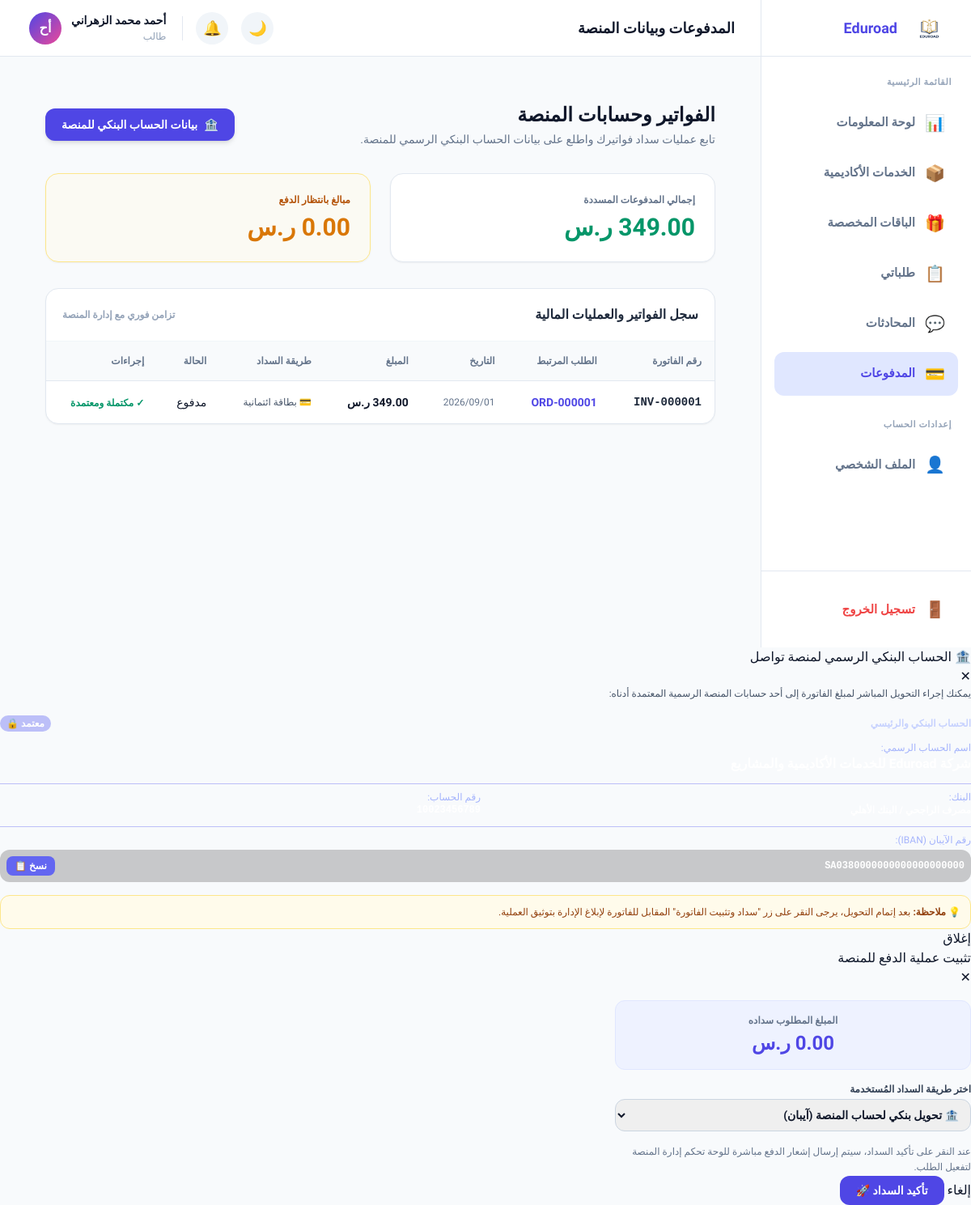
/student/payments.php (signed in), run on the app's committed database.
### tables this page shows
CREATE TABLE IF NOT EXISTS `payments` (
  `id`               INT UNSIGNED NOT NULL AUTO_INCREMENT,
  `payment_number`   VARCHAR(25) NOT NULL UNIQUE COMMENT 'e.g. PAY-20260001',
  `order_id`         INT UNSIGNED NOT NULL,
  `student_id`       INT UNSIGNED NOT NULL,
  `amount`           DECIMAL(10,2) NOT NULL COMMENT 'Total paid by student',
  `platform_fee`     DECIMAL(10,2) NOT NULL DEFAULT 0.00 COMMENT '15% commission',
  `academic_net`     DECIMAL(10,2) NOT NULL DEFAULT 0.00 COMMENT 'amount - platform_fee',
  `method`           ENUM('credit_card','bank_transfer','apple_pay','wallet') NOT NULL DEFAULT 'credit_card',
  `status`           ENUM('pending','paid','failed','refunded') NOT NULL DEFAULT 'pending',
  `transaction_ref`  VARCHAR(255) DEFAULT NULL COMMENT 'Gateway reference',
  `coupon_code`      VARCHAR(50) DEFAULT NULL,
  `discount`         DECIMAL(10,2) DEFAULT 0.00,
  `paid_at`          DATETIME DEFAULT NULL,
  `created_at`       DATETIME NOT NULL DEFAULT CURRENT_TIMESTAMP,
  PRIMARY KEY (`id`),
  UNIQUE KEY `uq_payment_number` (`payment_number`),
  INDEX `idx_order`    (`order_id`),
  INDEX `idx_student`  (`student_id`),
  INDEX `idx_status`   (`status`),
  CONSTRAINT `fk_pay_order`   FOREIGN KEY (`order_id`)   REFERENCES `orders`(`id`) ON DELETE RESTRICT,
  CONSTRAINT `fk_pay_student` FOREIGN KEY (`student_id`) REFERENCES `users`(`id`)  ON DELETE RESTRICT
);

### config/auth.php (called while the page is built, shortened)
<?php
require_once __DIR__ . '/db.php';
function currentUser(): ?array {
    return [
        'id'     => $_SESSION['user_id'],
        'name'   => $_SESSION['user_name'],
        'email'  => $_SESSION['user_email'],
        'role'   => $_SESSION['user_role'],
        'avatar' => $_SESSION['user_avatar'],
    ];
}

### config/functions.php (called while the page is built, shortened)
<?php
require_once __DIR__ . '/db.php';
function getPaymentsByStudent(int $studentId): array {
    $stmt = db()->prepare(
        'SELECT p.*, o.order_number
         FROM payments p
         JOIN orders o ON p.order_id = o.id
         WHERE p.student_id = ?
         ORDER BY p.created_at DESC'
    );
    $stmt->execute([$studentId]);
    return $stmt->fetchAll();
}
function formatDate(string $date): string {
    return date('Y/m/d', strtotime($date));
}
function formatMoney(float $amount): string {
    return number_format($amount, 2) . ' ر.س';
}
function paymentStatusLabel(string $status): array {
    return match($status) {
        'paid'     => ['label' => 'مدفوع',   'class' => 'badge-success'],
        'pending'  => ['label' => 'معلق',    'class' => 'badge-warning'],
        'failed'   => ['label' => 'فاشل',    'class' => 'badge-danger'],
        'refunded' => ['label' => 'مُسترجع', 'class' => 'badge-secondary'],
        default    => ['label' => $status,   'class' => 'badge-secondary'],
    };
}

### config/db.php (called while the page is built, shortened)
<?php
function db(): PDO {
    static $pdo = null;
    if ($pdo === null) {
        $dsn = sprintf(
            'mysql:host=%s;dbname=%s;charset=%s',
            DB_HOST,
            DB_NAME,
            DB_CHARSET
        );
        try {
            $pdo = new PDO($dsn, DB_USER, DB_PASS, [
                PDO::ATTR_ERRMODE            => PDO::ERRMODE_EXCEPTION,
                PDO::ATTR_DEFAULT_FETCH_MODE => PDO::FETCH_ASSOC,
                PDO::ATTR_EMULATE_PREPARES   => false,
            ]);
        } catch (PDOException $e) {
            http_response_code(500);
            die(json_encode([
                'error'   => true,
                'message' => 'خطأ في الاتصال بقاعدة البيانات. يرجى المحاولة لاحقاً.'
            ]));
        }
    }
    return $pdo;
}

### student/payments.php (the view, shortened to what this page needs)
<?php
require_once __DIR__ . '/../config/auth.php';
require_once __DIR__ . '/../config/functions.php';
$user = currentUser();
$db = db();
$total_paid = (float) $db->query("SELECT COALESCE(SUM(amount), 0) FROM payments WHERE student_id = " . $user['id'] . " AND status = 'paid'")->fetchColumn();
$total_pending = (float) $db->query("SELECT COALESCE(SUM(amount), 0) FROM payments WHERE student_id = " . $user['id'] . " AND status = 'pending'")->fetchColumn();
$payments = getPaymentsByStudent($user['id']);
require __DIR__ . '/partials/head.php';
require __DIR__ . '/partials/sidebar.php';
?>
      <div class="content-wrap" style="max-width:1150px;margin:0 auto;padding:24px;">
        <div class="flex flex-wrap justify-between items-center gap-4 mb-8">
          <div>
            <h1 class="text-2xl font-black text-slate-900 mb-1">الفواتير وحسابات المنصة</h1>
            <p class="text-slate-500 text-sm">تابع عمليات سداد فواتيرك واطلع على بيانات الحساب البنكي الرسمي للمنصة.</p>
          </div>
          <button onclick="openPlatformBankModal()" class="px-5 py-2.5 bg-indigo-600 hover:bg-indigo-700 text-white rounded-xl font-bold text-sm shadow-md transition flex items-center gap-2">
            <span>🏦</span>
            <span>بيانات الحساب البنكي للمنصة</span>
          </button>
        </div>
        <div class="grid grid-cols-1 sm:grid-cols-2 gap-6 mb-8">
          <div class="card p-6 border border-slate-200 shadow-sm rounded-2xl bg-white">
            <div class="text-xs font-bold text-slate-500 mb-2">إجمالي المدفوعات المسددة</div>
            <div class="text-3xl font-black text-emerald-600"><?= formatMoney($total_paid) ?></div>
          </div>
          <div class="card p-6 border border-amber-200 bg-amber-50/50 shadow-sm rounded-2xl">
            <div class="text-xs font-bold text-amber-700 mb-2">مبالغ بانتظار الدفع</div>
            <div class="text-3xl font-black text-amber-600"><?= formatMoney($total_pending) ?></div>
          </div>
        </div>
        <div class="card p-0 overflow-hidden border border-slate-200 rounded-2xl bg-white shadow-sm">
          <div class="p-5 border-b border-slate-100 flex items-center justify-between">
            <h3 class="font-extrabold text-slate-800 text-base">سجل الفواتير والعمليات المالية</h3>
            <span class="text-xs text-slate-400 font-bold">تزامن فوري مع إدارة المنصة</span>
          </div>
          <div class="overflow-x-auto">
            <table class="w-full text-right border-collapse">
              <thead>
                <tr class="bg-slate-50 text-slate-500 text-xs border-b border-slate-200">
                  <th class="p-4">رقم الفاتورة</th>
                  <th class="p-4">الطلب المرتبط</th>
                  <th class="p-4">التاريخ</th>
                  <th class="p-4">المبلغ</th>
                  <th class="p-4">طريقة السداد</th>
                  <th class="p-4">الحالة</th>
                  <th class="p-4">إجراءات</th>
                </tr>
              </thead>
              <tbody class="divide-y divide-slate-100 text-sm">
                <?php if (empty($payments)): ?>
                  <tr>
                    <td colspan="7" class="text-center p-8 text-slate-400">
                      لا توجد فواتير أو عمليات دفع مسجلة بعد.
                    </td>
                  </tr>
                <?php else: ?>
                  <?php foreach ($payments as $p):
                    $badge = paymentStatusLabel($p['status']);
                    $inv_no = 'INV-' . str_pad($p['id'], 6, '0', STR_PAD_LEFT);
                  ?>
                    <tr class="hover:bg-slate-50/70 transition">
                      <td class="p-4 font-mono font-bold text-slate-800"><?= $inv_no ?></td>
                      <td class="p-4 font-bold text-indigo-600">
                        <a href="order-details.php?id=<?= $p['order_id'] ?>">ORD-<?= str_pad($p['order_id'], 6, '0', STR_PAD_LEFT) ?></a>
                      </td>
                      <td class="p-4 text-slate-500 text-xs"><?= formatDate($p['created_at']) ?></td>
                      <td class="p-4 font-extrabold text-slate-900"><?= formatMoney($p['amount']) ?></td>
                      <td class="p-4 text-slate-600 text-xs">
                        <?= $p['method'] === 'bank_transfer' ? '🏦 تحويل بنكي للمنصة' : ($p['method'] === 'credit_card' ? '💳 بطاقة ائتمانية' : e($p['method'])) ?>
                      </td>
                      <td class="p-4">
                        <span class="badge <?= $badge['class'] ?>"><?= $badge['label'] ?></span>
                      </td>
                      <td class="p-4">
                        <?php if ($p['status'] === 'pending'): ?>
                          <button onclick="openPayModal(<?= $p['id'] ?>, <?= $p['amount'] ?>)" class="px-3 py-1.5 bg-indigo-600 text-white rounded-lg text-xs font-bold hover:bg-indigo-700 transition">
                            💳 سداد وتثبيت الفاتورة
                          </button>
                        <?php else: ?>
                          <span class="text-xs text-emerald-600 font-bold">✓ مكتملة ومعتمدة</span>
                        <?php endif; ?>
                      </td>
                    </tr>
                  <?php endforeach; ?>
                <?php endif; ?>
              </tbody>
            </table>
          </div>
        </div>
      </div>
    </main>
  </div>
  <div class="modal-overlay" id="platformBankModal">
    <div class="modal-box">
      <div class="modal-header">
        <h3 class="modal-title">🏦 الحساب البنكي الرسمي لمنصة تواصل</h3>
        <button class="modal-close" data-modal-close>✕</button>
      </div>
      <div class="modal-body space-y-4">
        <p class="text-xs text-slate-600 leading-relaxed">
          يمكنك إجراء التحويل المباشر لمبلغ الفاتورة إلى أحد حسابات المنصة الرسمية المعتمدة أدناه:
        </p>
        <div class="bank-card space-y-3">
          <div class="flex items-center justify-between">
            <span class="text-xs font-bold text-indigo-200">الحساب البنكي والرئيسي</span>
            <span class="text-xs bg-indigo-500/40 text-white px-2 py-0.5 rounded-full font-bold">معتمد 🔒</span>
          </div>
          <div>
            <div class="text-xs text-indigo-300">اسم الحساب الرسمي:</div>
            <div class="text-base font-extrabold text-white">شركة Eduroad للخدمات الأكاديمية والمشاريع</div>
          </div>
          <div class="grid grid-cols-1 sm:grid-cols-2 gap-3 pt-2 border-t border-indigo-500/40 text-xs">
            <div>
              <div class="text-indigo-300">البنك:</div>
              <div class="font-bold text-white">مصرف الراجحي / البنك الأهلي</div>
            </div>
            <div>
              <div class="text-indigo-300">رقم الحساب:</div>
              <div class="font-mono font-bold text-white select-all">10023456789</div>
            </div>
          </div>
          <div class="pt-2 border-t border-indigo-500/40">
            <div class="text-xs text-indigo-300 mb-1">رقم الآيبان (IBAN):</div>
            <div class="flex items-center justify-between bg-black/20 p-2 rounded-xl">
              <span class="font-mono font-bold text-white text-xs select-all">SA0380000000000000000000</span>
              <button onclick="copyIban('SA0380000000000000000000')" class="text-xs bg-indigo-500 hover:bg-indigo-600 text-white px-2.5 py-1 rounded-lg font-bold">نسخ 📋</button>
            </div>
          </div>
        </div>
        <div class="bg-amber-50 p-3 rounded-xl border border-amber-200 text-xs text-amber-800 font-medium">
          💡 <strong>ملاحظة:</strong> بعد إتمام التحويل، يرجى النقر على زر "سداد وتثبيت الفاتورة" المقابل للفاتورة لإبلاغ الإدارة بتوثيق العملية.
        </div>
      </div>
      <div class="modal-footer">
        <button class="btn-add-sub" data-modal-close>إغلاق</button>
      </div>
    </div>
  </div>
  <div class="modal-overlay" id="payInvoiceModal">
    <div class="modal-box" style="max-width:440px;">
      <div class="modal-header">
        <h3 class="modal-title">تثبيت عملية الدفع للمنصة</h3>
        <button class="modal-close" data-modal-close>✕</button>
      </div>
      <form method="POST" action="payments.php">
        <div class="modal-body space-y-4">
          <div class="bg-indigo-50 p-4 rounded-xl text-center border border-indigo-100">
            <span class="text-xs text-slate-500 font-bold block mb-1">المبلغ المطلوب سداده</span>
            <span class="text-2xl font-black text-indigo-600" id="modalPaymentAmount">0.00 ر.س</span>
          </div>
          <div>
            <label class="block text-xs font-bold text-slate-700 mb-1">اختر طريقة السداد المُستخدمة</label>
            <select name="pay_method" class="w-full p-2.5 rounded-xl border border-slate-300 text-sm font-bold focus:outline-none focus:border-indigo-600">
              <option value="bank_transfer">🏦 تحويل بنكي لحساب المنصة (آيبان)</option>
            </select>
          </div>
          <div class="text-xs text-slate-500 leading-relaxed">
            عند النقر على تأكيد السداد، سيتم إرسال إشعار الدفع مباشرة للوحة تحكم إدارة المنصة لتفعيل الطلب.
          </div>
        </div>
        <div class="modal-footer">
          <button type="button" class="btn-add-sub" data-modal-close>إلغاء</button>
          <button type="submit" class="px-5 py-2 bg-indigo-600 text-white rounded-xl font-bold text-sm hover:bg-indigo-700">تأكيد السداد 🚀</button>
        </div>
      </form>
    </div>
  </div>
<?php
require __DIR__ . '/partials/footer.php';
?>

### student/assets/css/style.css (style rules this page uses)
:root { --primary: #4f46e5; --primary-hover: #4338ca; --primary-light: #e0e7ff; --secondary: #ec4899; --success: #10b981; --warning: #f59e0b; --danger: #ef4444; --info: #3b82f6; --bg-body: #f8fafc; --bg-card: #ffffff; --bg-hover: #f1f5f9; --text-primary: #0f172a; --text-secondary: #64748b; --text-muted: #94a3b8; --border-color: #e2e8f0; --radius-sm: 8px; --radius-md: 12px; --radius-lg: 16px; --radius-full: 9999px; --shadow-sm: 0 1px 2px 0 rgba(0, 0, 0, 0.05); --shadow-md: 0 4px 6px -1px rgba(0, 0, 0, 0.1), 0 2px 4px -1px rgba(0, 0, 0, 0.06); --shadow-lg: 0 10px 15px -3px rgba(0, 0, 0, 0.1), 0 4px 6px -2px rgba(0, 0, 0, 0.05); }
body { font-family: 'Tajawal', sans-serif; background-color: var(--bg-body); color: var(--text-primary); margin: 0; transition: background-color 0.3s, color 0.3s; overflow-x: hidden; }
a { text-decoration: none; color: inherit; }
.content-wrap { padding: 32px; flex-grow: 1; }
.card { background: var(--bg-card); border: 1px solid var(--border-color); border-radius: var(--radius-lg); padding: 24px; box-shadow: var(--shadow-sm); }

### data on the page
payments: id "INV-000001", order "000001", created_at "2026/09/01", amount "349.00 ر.س", method "💳 بطاقة ائتمانية", status "مدفوع", shows "✓ مكتملة ومعتمدة"

### other printed values
$_item['icon'] "📊"
$_item['label'] "لوحة المعلومات"
$_item['icon'] "📦"
$_item['label'] "الخدمات الأكاديمية"
$_item['icon'] "🎁"
$_item['label'] "الباقات المخصصة"
$_item['icon'] "📋"
$_item['label'] "طلباتي"
$_item['icon'] "💬"
$_item['label'] "المحادثات"
$_item['icon'] "💳"
$_item['label'] "المدفوعات"
$pageTitle "المدفوعات وبيانات المنصة"
$user['name'] "أحمد محمد الزهراني"
$user['avatar'] "أح"
